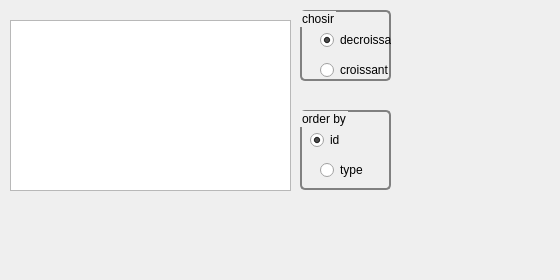
      <widget class="QWidget" name="tab_11">
       <attribute name="title">
        <string>trier conge</string>
       </attribute>
       <widget class="QGroupBox" name="groupBox_4">
        <property name="geometry">
         <rect>
          <x>300</x>
          <y>10</y>
          <width>91</width>
          <height>71</height>
         </rect>
        </property>
        <property name="styleSheet">
         <string notr="true">QGroupBox {
    background-color: qlineargradient(x1: 0, y1: 0, x2: 0, y2: 1,
                                      stop: 0 #E0E0E0, stop: 1 #FFFFFF);
    border: 2px solid gray;
    border-radius: 5px;
    margin-top: 1ex; /* leave space at the top for the title */
}</string>
        </property>
        <property name="title">
         <string>chosir</string>
        </property>
        <widget class="QRadioButton" name="radioButton_23">
         <property name="geometry">
          <rect>
           <x>20</x>
           <y>20</y>
           <width>95</width>
           <height>20</height>
          </rect>
         </property>
         <property name="styleSheet">
          <string notr="true"/>
         </property>
         <property name="text">
          <string>decroissant</string>
         </property>
         <property name="checked">
          <bool>true</bool>
         </property>
        </widget>
        <widget class="QRadioButton" name="radioButton_24">
         <property name="geometry">
          <rect>
           <x>20</x>
           <y>50</y>
           <width>95</width>
           <height>20</height>
          </rect>
         </property>
         <property name="text">
          <string>croissant</string>
         </property>
        </widget>
        <zorder>radioButton_24</zorder>
        <zorder>radioButton_23</zorder>
       </widget>
       <widget class="QGroupBox" name="groupBox_3">
        <property name="geometry">
         <rect>
          <x>300</x>
          <y>110</y>
          <width>91</width>
          <height>80</height>
         </rect>
        </property>
        <property name="styleSheet">
         <string notr="true">QGroupBox {
    background-color: qlineargradient(x1: 0, y1: 0, x2: 0, y2: 1,
                                      stop: 0 #E0E0E0, stop: 1 #FFFFFF);
    border: 2px solid gray;
    border-radius: 5px;
    margin-top: 1ex; /* leave space at the top for the title */
}</string>
        </property>
        <property name="title">
         <string>order by</string>
        </property>
        <widget class="QRadioButton" name="radioButton_21">
         <property name="geometry">
          <rect>
           <x>10</x>
           <y>20</y>
           <width>95</width>
           <height>20</height>
          </rect>
         </property>
         <property name="text">
          <string>id</string>
         </property>
         <property name="checked">
          <bool>true</bool>
         </property>
        </widget>
        <widget class="QRadioButton" name="radioButton_22">
         <property name="geometry">
          <rect>
           <x>20</x>
           <y>50</y>
           <width>95</width>
           <height>20</height>
          </rect>
         </property>
         <property name="styleSheet">
          <string notr="true">QGroupBox {
    background-color: qlineargradient(x1: 0, y1: 0, x2: 0, y2: 1,
                                      stop: 0 #E0E0E0, stop: 1 #FFFFFF);
    border: 2px solid gray;
    border-radius: 5px;
    margin-top: 1ex; /* leave space at the top for the title */
}</string>
         </property>
         <property name="text">
          <string>type</string>
         </property>
        </widget>
       </widget>
       <widget class="QTableView" name="tabemp_5">
        <property name="geometry">
         <rect>
          <x>10</x>
          <y>20</y>
          <width>281</width>
          <height>171</height>
         </rect>
        </property>
        <property name="font">
         <font>
          <pointsize>11</pointsize>
         </font>
        </property>
        <property name="styleSheet">
         <string notr="true"/>
        </property>
       </widget>
       <widget class="QLabel" name="label_5">
        <property name="geometry">
         <rect>
          <x>-44</x>
          <y>0</y>
          <width>551</width>
          <height>271</height>
         </rect>
        </property>
        <property name="styleSheet">
         <string notr="true">background-image: url(:/bg.jpg);</string>
        </property>
        <property name="text">
         <string/>
        </property>
        <property name="pixmap">
         <pixmap>../60342173_2276972439287605_1529191567795945472_n.jpg</pixmap>
        </property>
       </widget>
       <zorder>label_5</zorder>
       <zorder>groupBox_4</zorder>
       <zorder>groupBox_3</zorder>
       <zorder>tabemp_5</zorder>
      </widget>
